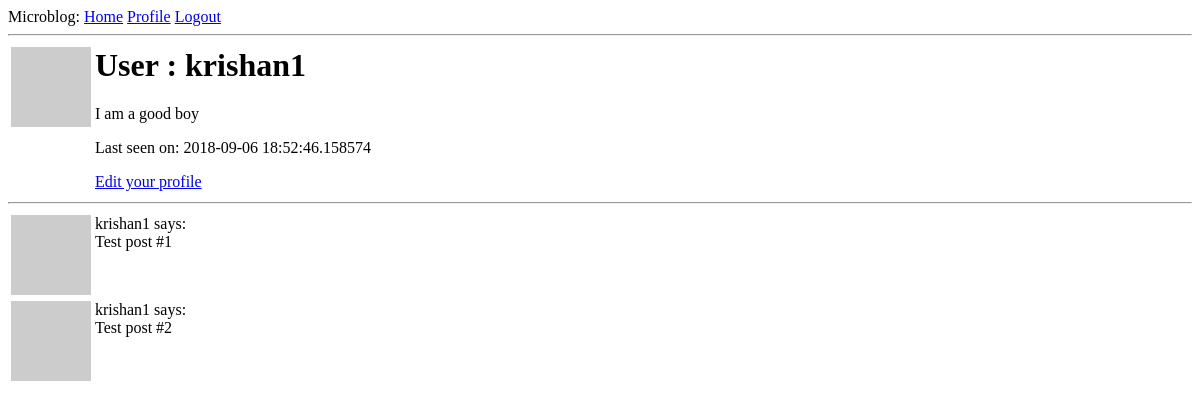
The page /user/krishan1 (signed in) on the database as committed earlier.
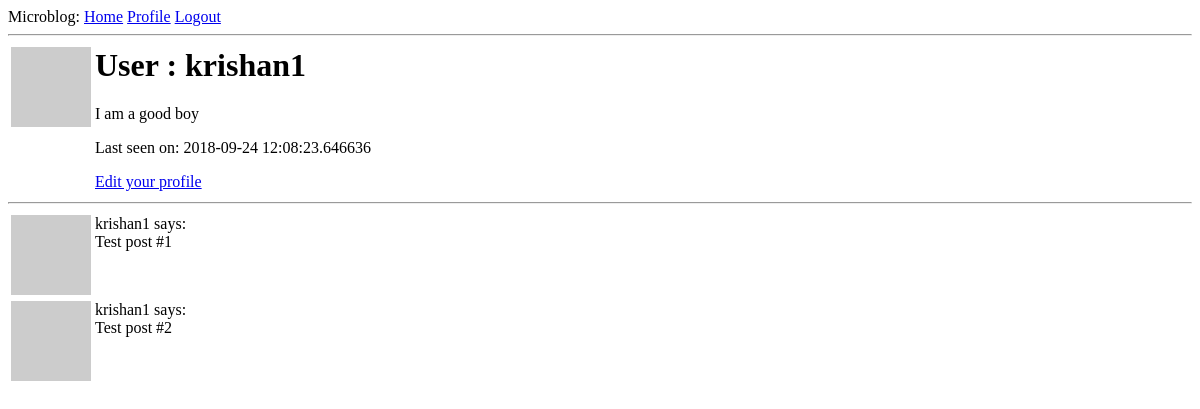
The same page on the database as committed later.
### app/models.py (models this page shows, shortened)
class User(UserMixin, db.Model):	# Every model we need to inherit from db.Models
	id = db.Column(db.Integer, primary_key=True)
	username = db.Column(db.String(64), index=True, unique=True)
	email = db.Column(db.String(120), index=True, unique=True)
	password_hash = db.Column(db.String(128), index=True, unique=True)
	posts = db.relationship('Post', backref='author', lazy='dynamic')
	about_me = db.Column(db.String(140))
	last_seen = db.Column(db.DateTime, default=datetime.utcnow)
	def avatar(self, size):
		digest = md5(self.email.lower().encode('utf-8')).hexdigest()
		return 'https://www.gravatar.com/avatar/{}?d=identicon&s={}'.format(digest, size)

### app/routes.py (the view)
@app.route('/user/<username>')
@login_required
def user(username):
	user = User.query.filter_by(username=username).first_or_404()
	posts = [
        {'author': user, 'body': 'Test post #1'},
        {'author': user, 'body': 'Test post #2'}
    ]
	return render_template('user.html', user=user, posts=posts)

### app/models.py (called while the page is built)
@login.user_loader
def load_user(id):
	return User.query.get(int(id))

### app/routes.py (called while the page is built)
@app.before_request
def before_request():
	if current_user.is_authenticated:
		current_user.last_seen = datetime.utcnow()
		db.session.commit()

### app/templates/user.html
{% extends 'base.html' %}
{% block content%}
	<table>
		<tr valign="top">
			<td><img src="{{user.avatar(128)}}"></td>
			<td>
				<h1>User : {{user.username}}</h1>
				{%if user.about_me%}<p>{{user.about_me}}</p>{%endif%}
				{%if user.last_seen%}<p>Last seen on: {{user.last_seen}}</p>{%endif%}
				{% if user == current_user %}
                	<p><a href="{{ url_for('edit_profile') }}">Edit your profile</a></p>
                {% endif %}
			</td>
		</tr>
	</table>
	<hr>
	{% for post in posts %}
		{% include '_post.html' %}
	{% endfor %}
{% endblock %}

### app/templates/base.html (shortened to what this page needs)
<html>
    <head>
    </head>
    <body>
        <div>
          Microblog:
          <a href={{ url_for('index') }}>Home</a>
          {% if current_user.is_anonymous %}
            <a href={{ url_for('login') }}>Login</a>
          {% else %}
            <a href={{url_for('user', username=current_user.username)}}>Profile</a>
            <a href={{ url_for('logout') }}>Logout</a>
          {% endif %}
        </div>
        <hr>
        {% block content %}{% endblock %}
    </body>
</html>

### app/templates/_post.html
<table>
	<tr valign="top">
	    <td><img src="{{ post.author.avatar(36) }}"></td>
	    <td>{{ post.author.username }} says:<br>{{ post.body }}</td>
	</tr>
</table>

Rows that differ between the two databases and show on the page:
changed User "krishan1": last_seen "2018-09-06 18:52:46.158574" → "2018-09-24 12:08:23.646636"
